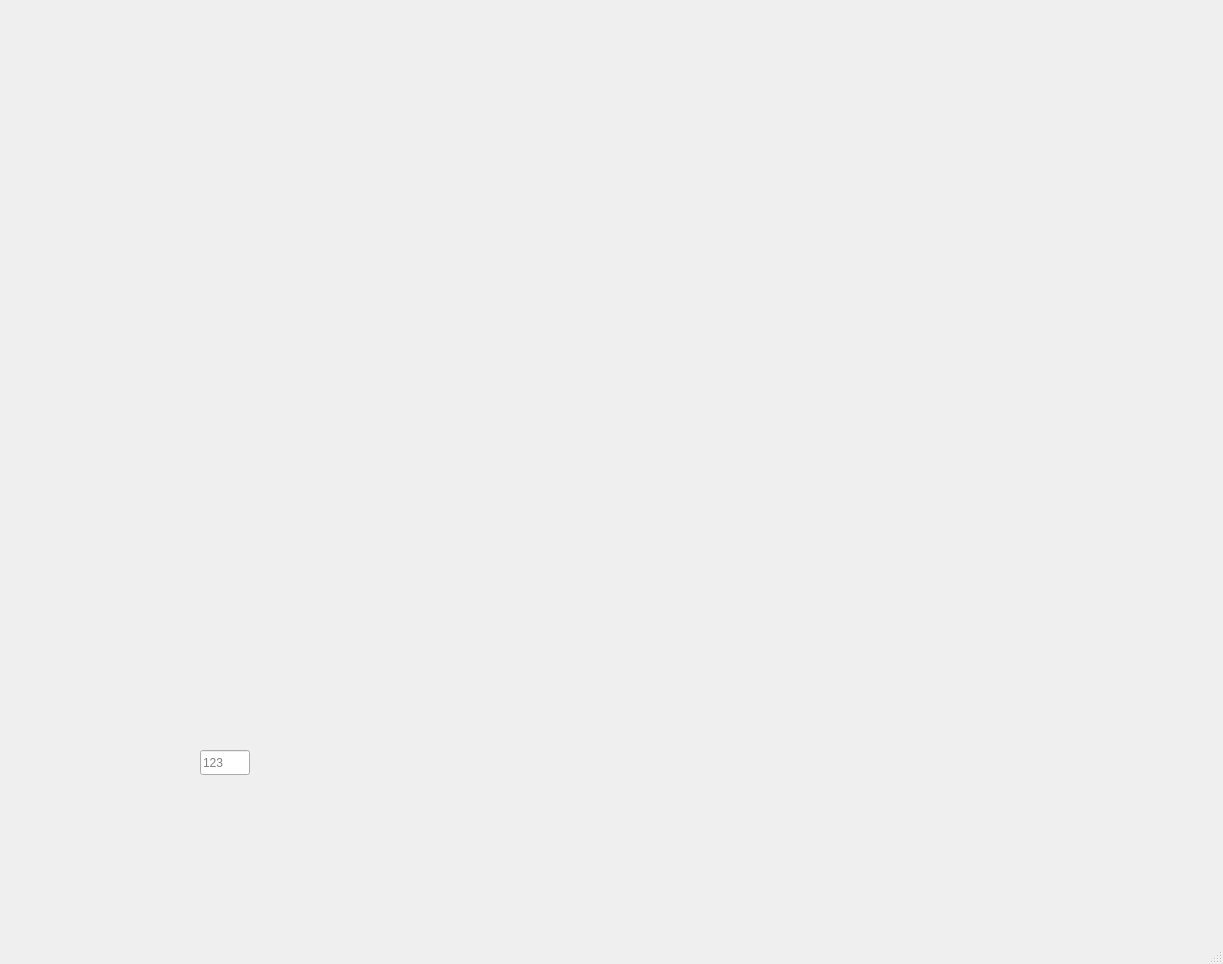
<?xml version="1.0" encoding="UTF-8"?>
<ui version="4.0">
 <class>mainwhmap</class>
 <widget class="QMainWindow" name="mainwhmap">
  <property name="geometry">
   <rect>
    <x>0</x>
    <y>0</y>
    <width>1223</width>
    <height>964</height>
   </rect>
  </property>
  <property name="windowTitle">
   <string>MainWindow</string>
  </property>
  <widget class="QWidget" name="centralwidget">
   <widget class="QLineEdit" name="txtID">
    <property name="geometry">
     <rect>
      <x>200</x>
      <y>750</y>
      <width>50</width>
      <height>25</height>
     </rect>
    </property>
    <property name="placeholderText">
     <string>123</string>
    </property>
   </widget>
  </widget>
  <widget class="QMenuBar" name="menubar">
   <property name="geometry">
    <rect>
     <x>0</x>
     <y>0</y>
     <width>1223</width>
     <height>21</height>
    </rect>
   </property>
  </widget>
  <widget class="QStatusBar" name="statusbar"/>
 </widget>
 <resources/>
 <connections/>
</ui>
